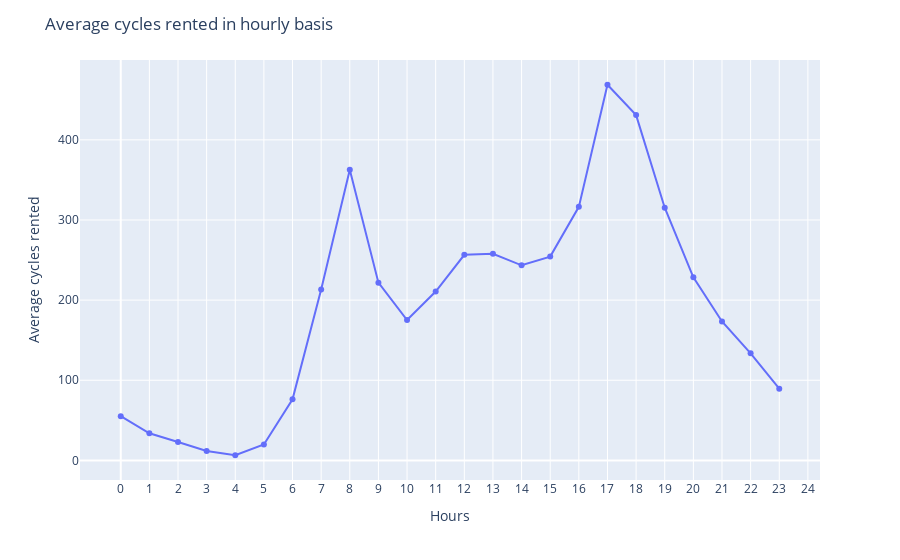

The notebook cell this image was saved under:
### Code cell
fig = px.line(hour_df, x='datetime', y='average_cycles_rented', markers=True)
fig.update_xaxes(tickvals=list(range(25)))
fig.update_layout(title='Average cycles rented in hourly basis',
                   xaxis_title='Hours',
                   yaxis_title='Average cycles rented')
fig.show()

### Figure 1 — Plotly figure (JSON) as saved in the notebook; plotly's stock layout.template omitted (floating-point values rounded to 4 significant figures)
{"data": [{"hovertemplate": "datetime=%{x}<br>average_cycles_rented=%{y}<extra></extra>", "legendgroup": "", "line": {"color": "#636efa", "dash": "solid"}, "marker": {"symbol": "circle"}, "mode": "lines+markers", "name": "", "orientation": "v", "showlegend": false, "type": "scatter", "x": [0, 1, 2, 3, 4, 5, 6, 7, 8, 9, 10, 11, 12, 13, 14, 15, 16, 17, 18, 19, 20, 21, 22, 23], "xaxis": "x", "y": [55.14, 33.86, 22.9, 11.76, 6.407, 19.77, 76.26, 213.1, 362.8, 221.8, 175.1, 210.7, 256.5, 257.8, 243.4, 254.3, 316.4, 468.8, 430.9, 315.3, 228.5, 173.4, 133.6, 89.51], "yaxis": "y"}], "layout": {"legend": {"tracegroupgap": 0}, "margin": {"t": 60}, "title": {"text": "Average cycles rented in hourly basis"}, "xaxis": {"anchor": "y", "domain": [0, 1], "tickvals": [0, 1, 2, 3, 4, 5, 6, 7, 8, 9, 10, 11, 12, 13, 14, 15, 16, 17, 18, 19, 20, 21, 22, 23, 24], "title": {"text": "Hours"}}, "yaxis": {"anchor": "x", "domain": [0, 1], "title": {"text": "Average cycles rented"}}}}
